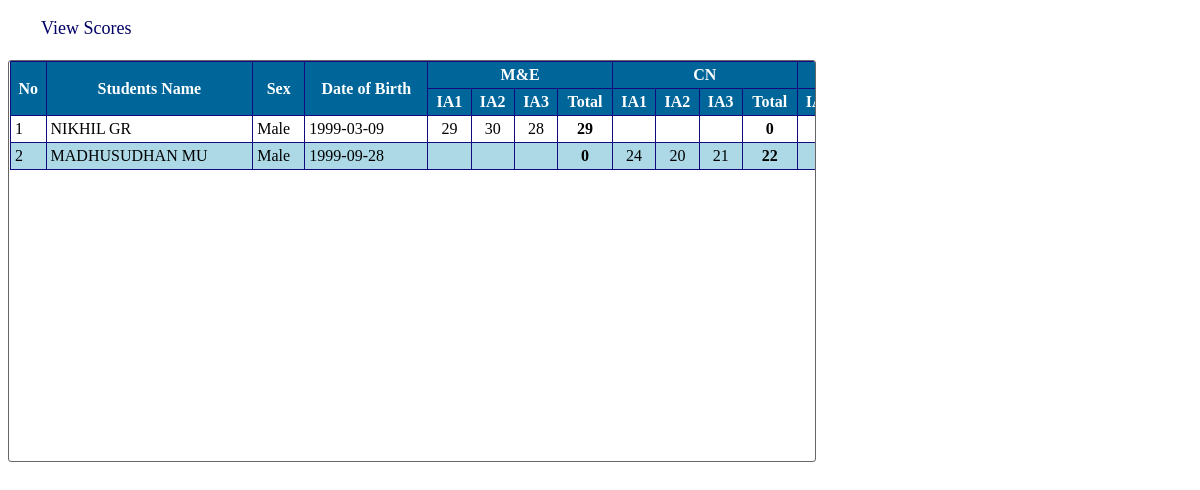
Screenshot of /test_Scores_.php with the database file from the repository.
### tables this page shows
CREATE TABLE `stu_score_tbl` (
  `ss_id` int(10) UNSIGNED NOT NULL,
  `stu_id` int(10) NOT NULL,
  `faculties_id` int(10) NOT NULL,
  `sub_id` int(10) NOT NULL,
  `ia1` int(11) NOT NULL,
  `ia2` int(11) NOT NULL,
  `ia3` int(11) NOT NULL,
  `note` varchar(100) NOT NULL
);

CREATE TABLE `stu_tbl` (
  `stu_id` int(10) UNSIGNED NOT NULL,
  `f_name` varchar(50) NOT NULL,
  `l_name` varchar(50) NOT NULL,
  `gender` char(10) NOT NULL,
  `dob` date NOT NULL,
  `pob` varchar(100) NOT NULL,
  `address` varchar(100) NOT NULL,
  `phone` varchar(50) NOT NULL,
  `email` varchar(70) NOT NULL,
  `note` varchar(100) NOT NULL
);

### test_Scores_.php (the view, shortened to what this page needs)
<!DOCTYPE html PUBLIC "-//W3C//DTD XHTML 1.0 Transitional//EN" "http://www.w3.org/TR/xhtml1/DTD/xhtml1-transitional.dtd">
<html xmlns="http://www.w3.org/1999/xhtml">
<head>
<link rel="stylesheet" type="text/css" href="css/style_view.css" />
</head>
<body>
<div id="style_div" >
<form method="post">
<table width="900">
	<tr>
    	<td width="250px" style="font-size:18px; color:#006; text-indent:30px;">View Scores</td>
    </tr>
</table>
</form>
</div>
<br />
<div id="content-input">
	 <table border="1" width="1600px" align="center" cellpadding="4" class="mytable" cellspacing="0">
        <tr>
            <th rowspan="2">No</th>
            <th rowspan="2">Students Name </th>
            <th rowspan="2">Sex </th>
            <th rowspan="2">Date of Birth </th>
            <th colspan="4">M&E </th>
            <th colspan="4">CN</th>
            <th colspan="4">DBMS</th>
        </tr>
        <tr>
        	<th>IA1</th>
            <th>IA2</th>
            <th>IA3</th>
            <th> Total</th>
            <th>IA1</th>
            <th>IA2</th>
            <th>IA3</th>
            <th> Total</th>
            <th>IA1</th>
        </tr>
        <?php
		$key="";
	if($key !="")
		$sql_sel=mysqli_query($conn,"SELECT * FROM sub_tbl WHERE f_name  like '%$key%' ");
else
        $sql_sel=mysqli_query($conn,"SELECT * FROM stu_score_tbl GROUP BY stu_id");
    $i=0;
    while($row=mysqli_fetch_array($sql_sel)){
    $i++;
    $color=($i%2==0)?"lightblue":"white";
		$sql_stu=mysqli_query($conn,"SELECT * FROM stu_tbl WHERE stu_id=".$row['stu_id']);
		$fec_stu=mysqli_fetch_array($sql_stu);
		$sql_me=mysqli_query($conn,"SELECT * FROM stu_score_tbl WHERE stu_id=".$row['stu_id']." AND sub_id=13 AND faculties_id=4");
		$fec_me=mysqli_fetch_array($sql_me);
		$sql_cn=mysqli_query($conn,"SELECT * FROM stu_score_tbl WHERE stu_id=".$row['stu_id']." AND sub_id=14 AND faculties_id=4");
		$fec_cn=mysqli_fetch_array($sql_cn);
		$sql_db=mysqli_query($conn,"SELECT * FROM stu_score_tbl WHERE stu_id=".$row['stu_id']." AND sub_id=15 AND faculties_id=4");
		$fec_db=mysqli_fetch_array($sql_db);
    ?>
      <tr bgcolor="<?php echo $color?>">
            <td><?php echo $i;?></td>
            <td align="left"><?php echo $fec_stu['f_name']." ".$fec_stu['l_name'];?></td>
            <td><?php echo $fec_stu['gender'];?></td>
            <td><?php echo $fec_stu['dob'];?></td>
            <td id="center"><?php echo $fec_me['ia1'];?></td>
            <td id="center"><?php echo $fec_me['ia2'];?></td>
            <td id="center"><?php echo $fec_me['ia3'];?></td>
            <td id="center"><b><?php echo round($fec_me['ia1']/3+$fec_me['ia2']/3+$fec_me['ia3']/3);?></b></td>
            <td id="center"><?php echo $fec_cn['ia1'];?></td>
            <td id="center"><?php echo $fec_cn['ia2'];?></td>
            <td id="center"><?php echo $fec_cn['ia3'];?></td>
            <td id="center"><b><?php echo round($fec_cn['ia1']/3+$fec_cn['ia2']/3+$fec_cn['ia3']/3);?></b></td>
            <td id="center"><?php echo $fec_db['ia1'];?></td>
        </tr>
    <?php
    }
    ?>
    </table>
</div>
</body>
</html>

### css/style_view.css (style rules this page uses)
#style_div { height:auto; margin-top:15px; }
#content-input { width:805px; height:400px; border:1px solid #666; float:left; padding-left:1px; border-radius: 3px 3px 3px 3px; overflow: auto; }
.mytable { border-collapse:collapse; border:#036 1px solid; }
.mytable tr th { background:#069; border:#120A7E 1px solid; color:#FFF; font-family:"Times New Roman", Times, serif; }
.mytable tr td { font-family:"Times New Roman", Times, serif; border:#120A7E 1px solid; }
#center { text-align:center; }

### rows the page displays
stu_score_tbl: stu.f_name "NIKHIL", stu.l_name "GR", stu.gender "Male", stu.dob "1999-03-09", ia1 "29", ia2 "30", ia3 "28", $fec_me['ia1']/3+$fec_me['ia2']/3+$fec_me['ia3']/3 "29", ia3 "0"
stu_score_tbl: stu.f_name "MADHUSUDHAN", stu.l_name "MU", stu.gender "Male", stu.dob "1999-09-28", ia3 "0", ia1 "24", ia2 "20", ia3 "21", $fec_cn['ia1']/3+$fec_cn['ia2']/3+$fec_cn['ia3']/3 "22"
